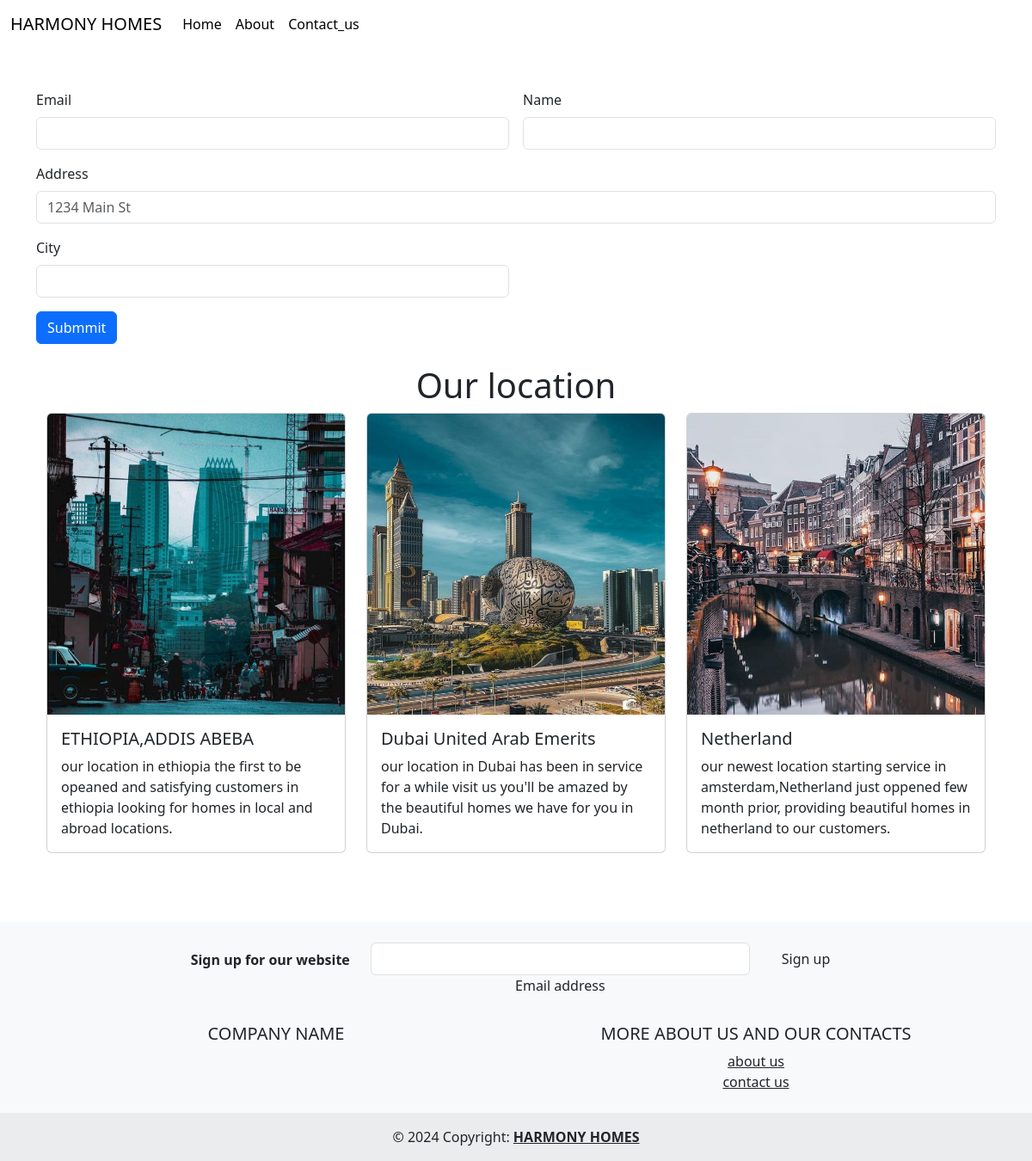
Page /contact/ on the committed database.
### pages/models.py (models this page shows, shortened)
class place(models.Model):
   location_address =models.CharField(max_length=120)
   locaton_description =models.TextField(blank=True,null=True)
   image = models.ImageField(null = True)

### pages/views.py (the view)
# urls.py: path('contact/',contact, name='contact')
def contact(requests):
   places = place.objects.all()
   location_address=place.objects.all().first()
   data={
      'places':places,
     'location_address':location_address,
  }
   return render(requests,'contact.html',data)

### pages/templates/contact.html (shortened to what this page needs)
<!DOCTYPE html>
<html lang="en">
  <head>
    <link
      href="https://cdn.jsdelivr.net/npm/bootstrap@5.3.2/dist/css/bootstrap.min.css"
      rel="stylesheet"
    />
  </head>
  <body>
    {% include "header.html" %}
    <br />
    <br />
    <main>
      <div class="container">
        <form class="row g-3" background_color="#bbb">
          <div class="col-md-6">
            <label for="inputEmail4" class="form-label">Email</label>
            <input type="email" class="form-control" id="inputEmail4" />
          </div>
          <div class="col-md-6">
            <label for="inputPassword4" class="form-label">Name</label>
            <input type="text" class="form-control" id="inputPassword4" />
          </div>
          <div class="col-12">
            <label for="inputAddress" class="form-label">Address</label>
            <input
              type="text"
              class="form-control"
              id="inputAddress"
              placeholder="1234 Main St"
            />
          </div>
          <div class="col-md-6">
            <label for="inputCity" class="form-label">City</label>
            <input type="text" class="form-control" id="inputCity" />
          </div>
          <div class="col-12">
            <button type="submit" class="btn btn-primary">Submmit</button>
          </div>
        </form>
        <br />
        <div class="container">
          <div class="text-center">
            <h1>Our location</h1>
          </div>
          <div class="row">
            {% for single_place in places %}
            <div class="col-lg-4 md-3 sm-6">
              <div class="card">
                <img
                  style="width: auto; height: 350px"
                  src="{{single_place.image.url}}"
                  class="card-img-top"
                  alt="..."
                />
                <div class="card-body">
                  <h5 class="card-title">{{single_place.location_address}}</h5>
                  <p class="card-text">{{single_place.locaton_description}}</p>
                </div>
              </div>
            </div>
            {% endfor %}
          </div>
        </div>
        <br />
        <div class="container text-center">
          <div class="row">
            <div class="col align-self-center">
            </div>
          </div>
        </div>
      </div>
      <br />
      <br />
    </main>
    {% include "footer.html" %}
  </body>
</html>

### rows in the picture
place: image (picture), location_address "ETHIOPIA,ADDIS ABEBA", locaton_description "our location in ethiopia the first to be opeaned and satisfying customers in ethiopia looking for homes in local and abroad locations."
place: image (picture), location_address "Dubai United Arab Emerits", locaton_description "our location in Dubai has been in service for a while visit us you'll be amazed by the beautiful homes we have for you in Dubai."
place: image (picture), location_address "Netherland", locaton_description "our newest location starting service in amsterdam,Netherland just oppened few month prior, providing beautiful homes in netherland to our customers."
